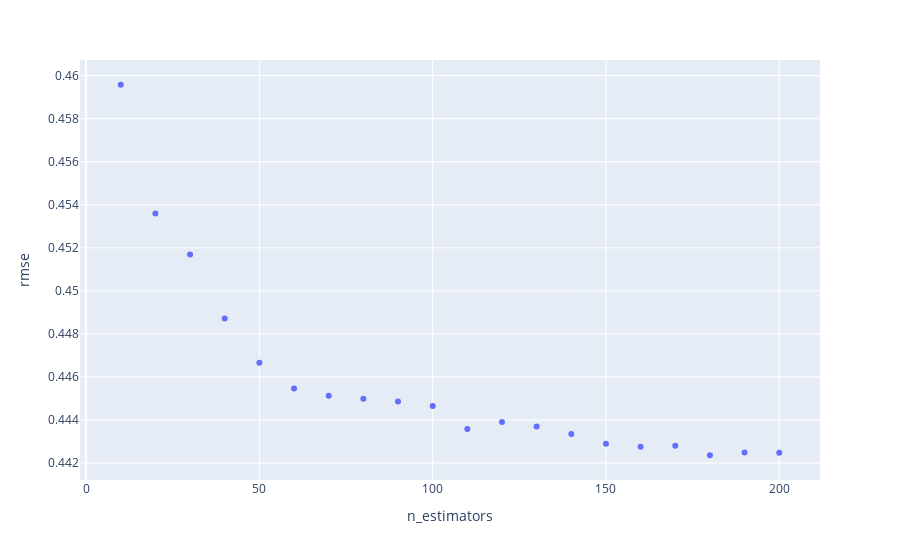

Notebook source saved alongside this figure:
### Code cell
import plotly.express as px
fig = px.scatter(df_scores, x="n_estimators", y="rmse")
fig.show()

### Figure 1 — Plotly figure (JSON) as saved in the notebook; plotly's stock layout.template omitted (floating-point values rounded to 4 significant figures)
{"data": [{"hovertemplate": "n_estimators=%{x}<br>rmse=%{y}<extra></extra>", "legendgroup": "", "marker": {"color": "#636efa", "symbol": "circle"}, "mode": "markers", "name": "", "orientation": "v", "showlegend": false, "type": "scatter", "x": [10, 20, 30, 40, 50, 60, 70, 80, 90, 100, 110, 120, 130, 140, 150, 160, 170, 180, 190, 200], "xaxis": "x", "y": [0.4596, 0.4536, 0.4517, 0.4487, 0.4467, 0.4455, 0.4451, 0.445, 0.4449, 0.4447, 0.4436, 0.4439, 0.4437, 0.4434, 0.4429, 0.4428, 0.4428, 0.4424, 0.4425, 0.4425], "yaxis": "y"}], "layout": {"legend": {"tracegroupgap": 0}, "margin": {"t": 60}, "xaxis": {"anchor": "y", "domain": [0, 1], "title": {"text": "n_estimators"}}, "yaxis": {"anchor": "x", "domain": [0, 1], "title": {"text": "rmse"}}}}
